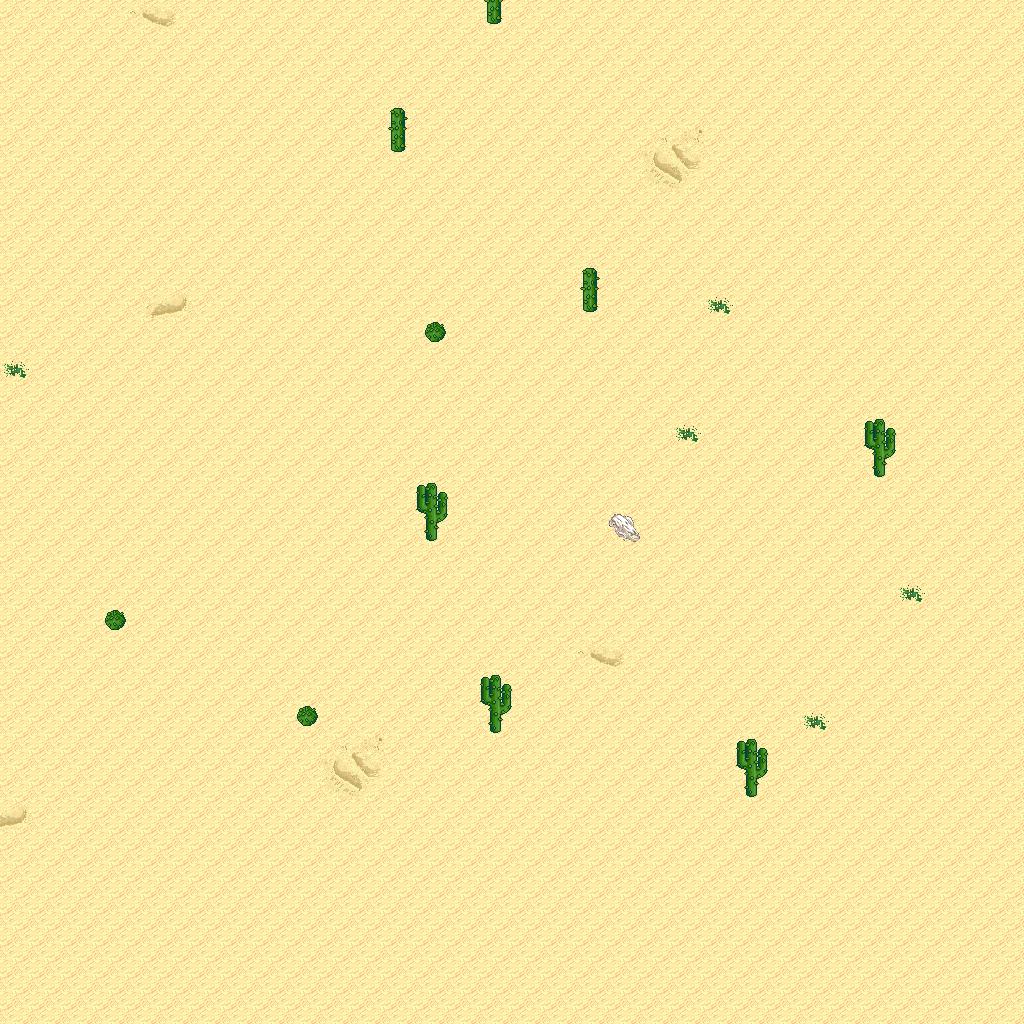

The image is a tile-based game level rendered from a .tmx file. Its description and source (layers, tilesets, objects; grid data summarised) follow:
An orthogonal 32x32 tile map with 32x32 px tiles, 5 tile layers (Ground, Objects, Objects2, Above, ...), 1 hidden layer not drawn, 8 tilesets.

<map version="1.10" tiledversion="1.11.0" orientation="orthogonal" renderorder="right-down" width="32" height="32" tilewidth="32" tileheight="32" infinite="0" nextlayerid="11" nextobjectid="1">
 <tileset firstgid="1" name="logic_collision" tilewidth="32" tileheight="32" tilecount="1" columns="1">
  <image source="../drawable/logic_collision.png" width="32" height="32" />
 </tileset>
 <tileset firstgid="2" name="ground_ground" tilewidth="32" tileheight="32" tilecount="33" columns="3">
  <image source="../drawable/ground_ground.png" width="96" height="352" />
 </tileset>
 <tileset firstgid="35" name="ground_ridge_earth_pale" tilewidth="32" tileheight="32" tilecount="96" columns="12">
  <image source="../drawable/ground_ridge_earth_pale.png" width="384" height="256" />
 </tileset>
 <tileset firstgid="131" name="ground_ridge_earth_dark" tilewidth="32" tileheight="32" tilecount="96" columns="12">
  <image source="../drawable/ground_ridge_earth_dark.png" width="384" height="256" />
 </tileset>
 <tileset firstgid="227" name="terrain_desert" tilewidth="32" tileheight="32" tilecount="88" columns="8">
  <image source="../drawable/terrain_desert.png" width="256" height="352" />
 </tileset>
 <tileset firstgid="315" name="plant_tree_tree_darkgreen" tilewidth="32" tileheight="32" tilecount="88" columns="8">
  <image source="../drawable/plant_tree_tree_darkgreen.png" width="256" height="352" />
 </tileset>
 <tileset firstgid="403" name="plant_cactus_2" tilewidth="32" tileheight="32" tilecount="10" columns="5">
  <image source="../drawable/plant_cactus_2.png" width="160" height="64" />
 </tileset>
 <tileset firstgid="413" name="ground_sand_2" tilewidth="32" tileheight="32" tilecount="15" columns="5">
  <image source="../drawable/ground_sand_2.png" width="160" height="96" />
 </tileset>
 <layer id="1" name="Ground" width="32" height="32">
  <data>[1024 cells, 1024 non-empty, 11 distinct tile ids]</data>
 </layer>
 <layer id="2" name="Objects" width="32" height="32">
  <data>[1024 cells, 10 non-empty, 3 distinct tile ids]</data>
 </layer>
 <layer id="3" name="Objects2" width="32" height="32">
  <data>[1024 cells, 0 non-empty, 0 distinct tile ids]</data>
 </layer>
 <layer id="4" name="Above" width="32" height="32">
  <data>[1024 cells, 6 non-empty, 2 distinct tile ids]</data>
 </layer>
 <layer id="5" name="Above2" width="32" height="32">
  <data>[1024 cells, 0 non-empty, 0 distinct tile ids]</data>
 </layer>
 <layer id="6" name="Walkable" width="32" height="32" visible="0">
  <data>[1024 cells, 12 non-empty, 1 distinct tile ids]</data>
 </layer>
 <objectgroup id="7" name="Mapevents" />
 <objectgroup id="8" name="Spawn" />
 <objectgroup id="9" name="Keys" />
 <objectgroup id="10" name="Replace" />
</map>
